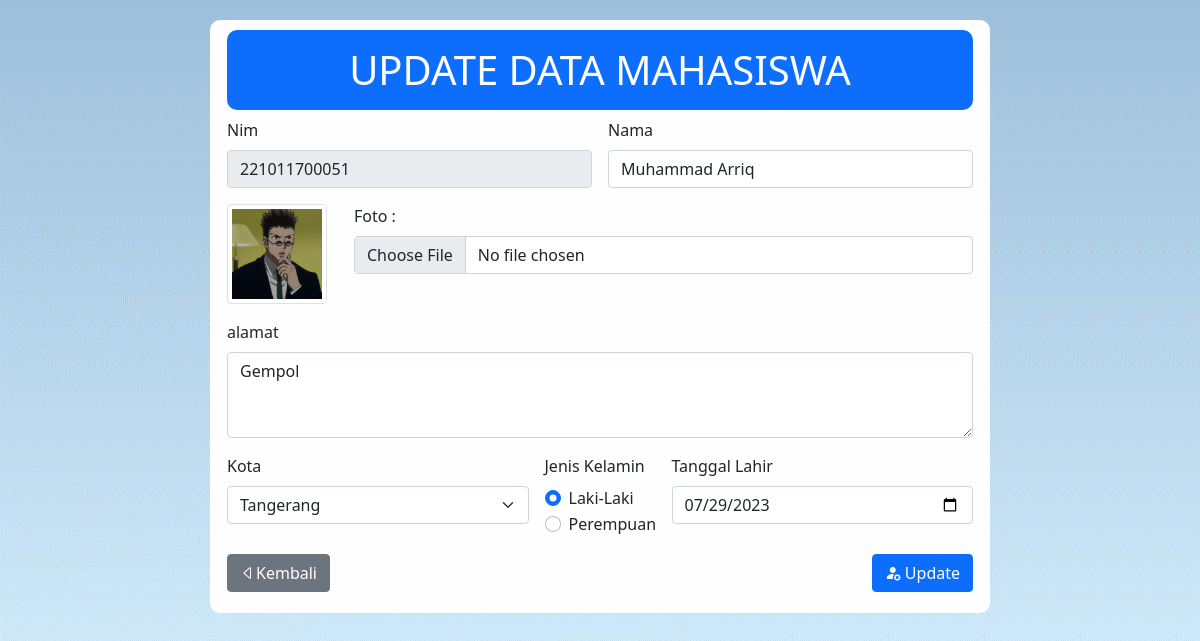
Page /update.php?nim=221011700051 (signed in) on the committed database.
### tables this page shows
CREATE TABLE `mahasiswa` (
  `nim` char(50) NOT NULL,
  `nama_mhs` varchar(50) NOT NULL,
  `alamat` varchar(50) NOT NULL,
  `kota` varchar(50) NOT NULL,
  `jns_kelamin` varchar(1) NOT NULL,
  `tgl_lahir` date NOT NULL,
  `gambar` varchar(255) NOT NULL
);

### functions.php (called while the page is built, shortened)
<?php
    $conn = mysqli_connect("localhost", "root", "", "kampus");
    function query($query) {
        global $conn;
        $result = mysqli_query($conn, $query);
        $rows = [];
        while($row = mysqli_fetch_assoc($result)){
            $rows [] = $row;
        }
        return $rows;
    }
?>

### update.php (the view, shortened to what this page needs)
<?php
    require 'functions.php';
    $nim = $_GET["nim"];
    $mhs = query("SELECT * FROM mahasiswa WHERE nim='$nim'")[0];
?>
<!DOCTYPE html>
<html lang="en">
  <head>
    <link href="https://cdn.jsdelivr.net/npm/bootstrap@5.0.2/dist/css/bootstrap.min.css" rel="stylesheet" />
    <link rel="stylesheet" href="css/tambah.css" />
    <link rel="stylesheet" href="https://cdn.jsdelivr.net/npm/bootstrap-icons@1.10.5/font/bootstrap-icons.css">
  </head>
  <body>
    <div class="container">
      <h1 class="text-center bg-primary p-3 h1">UPDATE DATA MAHASISWA</h1>
      <form class="row g-3" method="post" enctype="multipart/form-data">
        <div class="col-md-6">
          <label for="inputEmail4" class="form-label">Nim</label>
          <input type="text" class="form-control" id="inputEmail4" name="nim" value="<?= $mhs['nim']?>" readonly />
        </div>
        <div class="col-md-6">
          <label for="inputPassword4" class="form-label">Nama</label>
          <input type="text" class="form-control" id="inputPassword4" name="nama" value="<?= $mhs['nama_mhs']?>"/>
        </div>
        <div class="col-md-2">
          <img src="photo/ava/<?= $mhs['gambar']?>" class="img-thumbnail" alt="..." width="100px">
        </div>
        <div class="col-md-10">
          <label for="inputGroupFile02" class="mb-2">Foto : </label>
          <input type="file" class="form-control" id="inputGroupFile02" name="gambar" >
        </div>
        <div class="col-12">
          <label for="exampleFormControlTextarea1" class="form-label">alamat</label>
          <textarea class="form-control" id="exampleFormControlTextarea1" rows="3" name="alamat"><?= $mhs['alamat']?></textarea>
        </div>
        <div class="col-md-5">
          <label for="inputState" class="form-label">Kota</label>
          <select id="inputState" class="form-select" name="kota" value="<?= $mhs['kota']?>">
            <option selected ><?= $mhs['kota']?></option>
          </select>
        </div>
        <div class="col-md-2">
          <label for="inlineRadioOptions" class="form-label" >Jenis Kelamin</label>
          <div class="form-check form-check-inline">
            <input class="form-check-input" type="radio" id="inlineRadio1" name="jns_kelamin" value="L"
              <?php if($mhs['jns_kelamin'] == 'L') {
                echo "Checked";
              } else {
                echo "";
              }
              ?>/>
            <label class="form-check-label" for="inlineRadio1">Laki-Laki</label>
          </div>
          <div class="form-check form-check-inline">
            <input class="form-check-input" type="radio" id="inlineRadio2" name="jns_kelamin" value="P"
             <?php if($mhs['jns_kelamin'] == 'P') {
              echo "Checked";
            } else {
              echo "";
            } ?> />
            <label class="form-check-label" for="inlineRadio2">Perempuan</label>
          </div>
        </div>
        <div class="col-md-5">
          <label for="inputEmail4" class="form-label">Tanggal Lahir</label>
          <input type="date" class="form-control" id="inputEmail4" name="tgl_lahir" value="<?= $mhs['tgl_lahir']?>"/>
        </div>
        <div class="col-12">
         <button type="button" class="btn btn-secondary"><a href="index.php" style="color:white; text-decoration:none;"><i class="bi bi-caret-left"></i>Kembali</a></button>
          <button type="submit" class="btn btn-primary float-end mb-3" name="submit"><i class="bi bi-person-fill-gear"></i> Update</button>
        </div>
      </form>
    </div>

### css/tambah.css (style rules this page uses)
body { background-image: url(../photo/bg1.png); }
.container { background-color: rgb(255, 254, 254); border: 5px solid rgb(255, 255, 255); border-radius: 10px; width: 780px; margin: 20px auto; }
.h1 { margin-top: 5px; color: white; border-radius: 10px; }

### rows in the picture
mahasiswa: nim "221011700051", nama "Muhammad Arriq", gambar (picture), alamat "Gempol", kota "Tangerang", jns_kelamin "☑ Laki-Laki", jns_kelamin "☐ Perempuan", tgl_lahir "07/29/2023"
